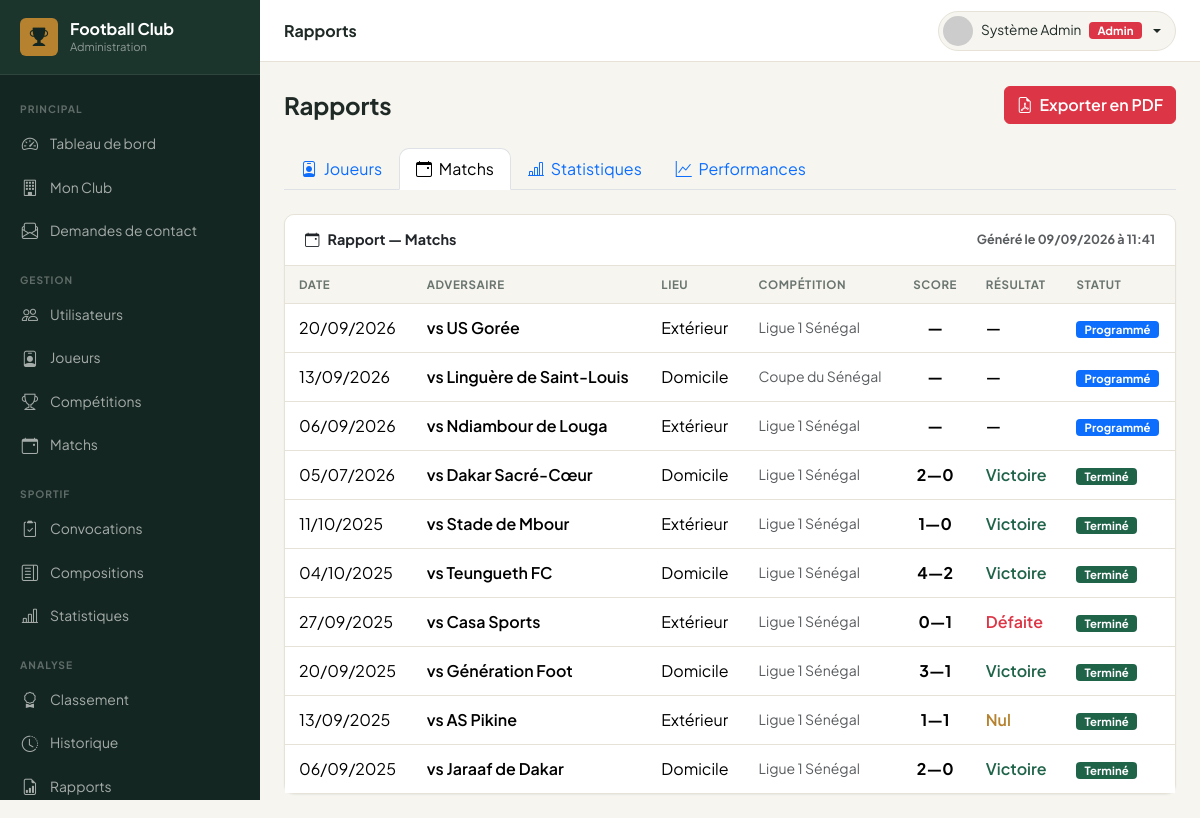
Page /admin/rapports/index.php?type=matchs (signed in) on the committed database.
### tables this page shows
CREATE TABLE `matchs` (
  `id` int(11) NOT NULL,
  `competition_id` int(11) DEFAULT NULL,
  `date_match` date NOT NULL,
  `heure_match` time DEFAULT NULL,
  `stade` varchar(200) DEFAULT NULL,
  `adversaire` varchar(150) NOT NULL,
  `domicile_exterieur` enum('Domicile','Extérieur') DEFAULT 'Domicile',
  `score_equipe` tinyint(3) UNSIGNED DEFAULT 0,
  `score_adverse` tinyint(3) UNSIGNED DEFAULT 0,
  `statut` enum('Programmé','En cours','Terminé','Annulé','Reporté') DEFAULT 'Programmé',
  `notes` text DEFAULT NULL,
  `created_at` timestamp NOT NULL DEFAULT current_timestamp(),
  `updated_at` timestamp NOT NULL DEFAULT current_timestamp() ON UPDATE current_timestamp()
);

CREATE TABLE `competitions` (
  `id` int(11) NOT NULL,
  `nom` varchar(150) NOT NULL,
  `type` enum('Championnat','Coupe','Amical','Tournoi') DEFAULT 'Championnat',
  `saison` varchar(20) DEFAULT NULL,
  `created_at` timestamp NOT NULL DEFAULT current_timestamp(),
  `updated_at` timestamp NOT NULL DEFAULT current_timestamp() ON UPDATE current_timestamp()
);

### admin/rapports/index.php (the view, shortened to what this page needs)
<?php
require_once ROOT_PATH . '/includes/functions.php';
$pdo = getPDO();
$allowedTypes = ['joueurs', 'matchs', 'statistiques', 'performances'];
$type = in_array($_GET['type'] ?? '', $allowedTypes, true) ? $_GET['type'] : 'joueurs';
$data = [];
switch ($type) {
    case 'matchs':
        $data = $pdo->query("
            SELECT m.*, c.nom AS competition,
                COUNT(DISTINCT s.joueur_id) AS joueurs_stats
            FROM matchs m
            LEFT JOIN competitions c ON c.id=m.competition_id
            LEFT JOIN statistiques s ON s.match_id=m.id
            GROUP BY m.id ORDER BY m.date_match DESC
        ")->fetchAll();
        break;
}
require_once ROOT_PATH . '/admin/includes/header.php';
$types = [
    'joueurs'       => ['Joueurs',         'bi-person-badge'],
    'matchs'        => ['Matchs',          'bi-calendar-event'],
    'statistiques'  => ['Statistiques',    'bi-bar-chart-line'],
    'performances'  => ['Performances',    'bi-graph-up'],
];
?>
<div class="d-flex align-items-center justify-content-between mb-4">
    <h4 class="fw-bold mb-0">Rapports</h4>
    <a href="<?= BASE_URL ?>/admin/rapports/export_pdf.php?type=<?= urlencode($type) ?>"
       class="btn btn-danger" target="_blank">
        <i class="bi bi-file-earmark-pdf me-1"></i> Exporter en PDF
    </a>
</div>
<ul class="nav nav-tabs mb-4">
    <?php foreach ($types as $key => [$label, $icon]): ?>
    <li class="nav-item">
        <a class="nav-link <?= $type===$key?'active':'' ?>"
           href="?type=<?= $key ?>">
            <i class="bi <?= $icon ?> me-1"></i> <?= $label ?>
        </a>
    </li>
    <?php endforeach; ?>
</ul>
<div class="card table-card" id="printArea">
    <div class="card-header d-flex justify-content-between align-items-center">
        <span><i class="bi <?= $types[$type][1] ?> me-2"></i>Rapport — <?= $types[$type][0] ?></span>
        <small class="text-muted">Généré le <?= date('d/m/Y à H:i') ?></small>
    </div>
    <div class="card-body p-0 table-responsive">
    <?php if ($type === 'joueurs'): ?>
        <table class="table mb-0 datatable">
            <thead><tr>
                <th>Joueur</th><th>Poste</th><th>N°</th><th>Statut</th>
                <th class="text-center">Matchs</th><th class="text-center">Buts</th>
                <th class="text-center">Passes D.</th><th class="text-center">Minutes</th>
            </tr></thead>
            <tbody>
            <?php foreach ($data as $j): ?>
            <tr>
                <td><span class="fw-semibold"><?= e($j['prenom']) ?> <?= e($j['nom']) ?></span></td>
                <td><?= e($j['poste']) ?></td>
                <td><?= $j['numero_maillot'] ? '#'.$j['numero_maillot'] : '—' ?></td>
                <td><?= statusBadge($j['statut']) ?></td>
                <td class="text-center"><?= $j['matchs_joues'] ?></td>
                <td class="text-center fw-bold text-success"><?= $j['total_buts'] ?></td>
                <td class="text-center"><?= $j['total_passes'] ?></td>
                <td class="text-center"><?= $j['total_minutes'] ?>'</td>
            </tr>
            <?php endforeach; ?>
            <?php if (!$data): ?><tr><td colspan="8" class="text-center py-4 text-muted">Aucun joueur</td></tr><?php endif; ?>
            </tbody>
        </table>
    <?php elseif ($type === 'matchs'): ?>
        <table class="table mb-0 datatable">
            <thead><tr>
                <th>Date</th><th>Adversaire</th><th>Lieu</th><th>Compétition</th>
                <th class="text-center">Score</th><th>Résultat</th><th>Statut</th>
            </tr></thead>
            <tbody>
            <?php foreach ($data as $m):
                $res = '—';
                $cls = '';
                if ($m['statut'] === 'Terminé') {
                    if ($m['score_equipe'] > $m['score_adverse'])     { $res = 'Victoire'; $cls = 'text-success'; }
                    elseif ($m['score_equipe'] < $m['score_adverse']) { $res = 'Défaite';  $cls = 'text-danger'; }
                    else                                               { $res = 'Nul';      $cls = 'text-warning'; }
                }
            ?>
            <tr>
                <td><?= formatDate($m['date_match']) ?></td>
                <td class="fw-semibold">vs <?= e($m['adversaire']) ?></td>
                <td><?= e($m['domicile_exterieur']) ?></td>
                <td class="text-muted small"><?= e($m['competition'] ?? '—') ?></td>
                <td class="text-center fw-bold"><?= $m['statut']==='Terminé' ? $m['score_equipe'].'—'.$m['score_adverse'] : '—' ?></td>
                <td class="<?= $cls ?> fw-semibold"><?= $res ?></td>
                <td><?= statusBadge($m['statut']) ?></td>
            </tr>
            <?php endforeach; ?>
            </tbody>
        </table>
    <?php endif; ?>
    </div>
</div>
<?php require_once ROOT_PATH . '/admin/includes/footer.php'; ?>

### includes/functions.php (shortened to what this page needs)
<?php
function e(string $str): string {
    return htmlspecialchars($str, ENT_QUOTES | ENT_SUBSTITUTE, 'UTF-8');
}
function formatDate(?string $date): string {
    return date('d/m/Y', strtotime($date));
}
function statusBadge(string $status): string {
    $map = [
        'actif'      => 'success',
        'inactif'    => 'secondary',
        'blessé'     => 'warning',
        'suspendu'   => 'danger',
        'Programmé'  => 'primary',
        'Terminé'    => 'success',
        'En cours'   => 'warning',
        'Annulé'     => 'danger',
        'Reporté'    => 'secondary',
        'Publiée'    => 'success',
        'Brouillon'  => 'secondary',
        'Convoqué'   => 'success',
        'Absent'     => 'danger',
        'Blessé'     => 'warning',
        'Titulaire'  => 'primary',
        'Remplaçant' => 'secondary',
    ];
    $color = $map[$status] ?? 'secondary';
    return "<span class=\"badge bg-$color\">" . e($status) . '</span>';
}
function roleBadge(string $role): string {
    $map = ['admin' => 'danger', 'coach' => 'primary', 'staff' => 'warning', 'joueur' => 'success'];
    $labels = ['admin' => 'Admin', 'coach' => 'Coach', 'staff' => 'Staff', 'joueur' => 'Joueur'];
    $color = $map[$role] ?? 'secondary';
    $label = $labels[$role] ?? $role;
    return "<span class=\"badge bg-$color\">" . e($label) . '</span>';
}

### assets/css/style.css (style rules this page uses)
:root { --ink: #142621; --ink-2: #1c352c; --canvas: #f6f5f0; --paper: #ffffff; --pitch: #1f6349; --pitch-strong: #164a37; --pitch-rgb: 31,99,73; --gold: #b6822f; --gold-rgb: 182,130,47; --gold-soft: #ecdfc2; --text: #1f2a26; --text-muted: #6b7570; --line: #e6e2d8; --r-sm: 6px; --r-md: 10px; --r-lg: 14px; --shadow-sm: 0 1px 2px rgba(20,38,33,.06); --shadow-md: 0 6px 20px rgba(20,38,33,.08); --sidebar-bg: var(--ink); --sidebar-width: 260px; --topbar-h: 62px; --bs-success: var(--pitch); --bs-success-rgb: var(--pitch-rgb); --bs-success-bg-subtle: #e2ede7; --bs-success-border-subtle: #bcd8ca; --bs-success-text-emphasis: var(--pitch-strong); --bs-warning: var(--gold); --bs-warning-rgb: var(--gold-rgb); --bs-warning-bg-subtle: var(--gold-soft); --bs-warning-border-subtle: #d9c496; --bs-warning-text-emphasis: #7a5a1f; --bs-body-font-family: 'Plus Jakarta Sans', system-ui, -apple-system, sans-serif; --bs-border-radius: var(--r-md); --bs-border-radius-sm: var(--r-sm); --bs-border-radius-lg: var(--r-lg); }
:root { --fc-green: var(--pitch); --fc-green-dark: var(--ink); --fc-green-light: #4f9376; --fc-gold: var(--gold); }
* { -webkit-font-smoothing: antialiased; }
body { font-family: var(--bs-body-font-family); background: var(--canvas); color: var(--text); }
h1, h2, h3, h4, h5, h6 { letter-spacing: -.01em; }
.btn { border-radius: var(--r-sm); font-weight: 600; }
.text-success { color: var(--pitch) !important; }
.card { border: 1px solid var(--line); border-radius: var(--r-md); box-shadow: var(--shadow-sm); }
.card-header { background: var(--paper); border-bottom: 1px solid var(--line); padding: 14px 20px; border-radius: var(--r-md) var(--r-md) 0 0 !important; font-weight: 700; font-size: .9rem; }
.card-body { padding: 20px; }
.table-card .table { margin: 0; }
.table thead th { background: var(--canvas); font-size: .72rem; font-weight: 700; text-transform: uppercase; letter-spacing: .05em; color: var(--text-muted); border-bottom: 1px solid var(--line); padding: 10px 14px; white-space: nowrap; }
.table tbody td { padding: 12px 14px; vertical-align: middle; border-bottom: 1px solid var(--line); }
.table tbody tr:last-child td { border-bottom: none; }
.badge { font-size: .71rem; font-weight: 700; padding: 3px 8px; border-radius: 4px; letter-spacing: .01em; }

### rows in the picture
matchs: date_match "20/09/2026", adversaire "US Gorée", domicile_exterieur "Extérieur", competition.nom "Ligue 1 Sénégal", res "—", statut "Programmé"
matchs: date_match "13/09/2026", adversaire "Linguère de Saint-Louis", domicile_exterieur "Domicile", competition.nom "Coupe du Sénégal", res "—", statut "Programmé"
matchs: date_match "06/09/2026", adversaire "Ndiambour de Louga", domicile_exterieur "Extérieur", competition.nom "Ligue 1 Sénégal", res "—", statut "Programmé"
matchs: date_match "05/07/2026", adversaire "Dakar Sacré-Cœur", domicile_exterieur "Domicile", competition.nom "Ligue 1 Sénégal", score_equipe "2", score_adverse "0", res "Victoire", statut "Terminé"
matchs: date_match "11/10/2025", adversaire "Stade de Mbour", domicile_exterieur "Extérieur", competition.nom "Ligue 1 Sénégal", score_equipe "1", score_adverse "0", res "Victoire", statut "Terminé"
matchs: date_match "04/10/2025", adversaire "Teungueth FC", domicile_exterieur "Domicile", competition.nom "Ligue 1 Sénégal", score_equipe "4", score_adverse "2", res "Victoire", statut "Terminé"
matchs: date_match "27/09/2025", adversaire "Casa Sports", domicile_exterieur "Extérieur", competition.nom "Ligue 1 Sénégal", score_equipe "0", score_adverse "1", res "Défaite", statut "Terminé"
matchs: date_match "20/09/2025", adversaire "Génération Foot", domicile_exterieur "Domicile", competition.nom "Ligue 1 Sénégal", score_equipe "3", score_adverse "1", res "Victoire", statut "Terminé"
matchs: date_match "13/09/2025", adversaire "AS Pikine", domicile_exterieur "Extérieur", competition.nom "Ligue 1 Sénégal", score_equipe "1", score_adverse "1", res "Nul", statut "Terminé"
matchs: date_match "06/09/2025", adversaire "Jaraaf de Dakar", domicile_exterieur "Domicile", competition.nom "Ligue 1 Sénégal", score_equipe "2", score_adverse "0", res "Victoire", statut "Terminé"

### other values in the picture
$pageTitle "Rapports"
$label "Admin"
$label "Joueurs"
$label "Matchs"
$label "Statistiques"
$label "Performances"
$types[$type][0] "Matchs"
